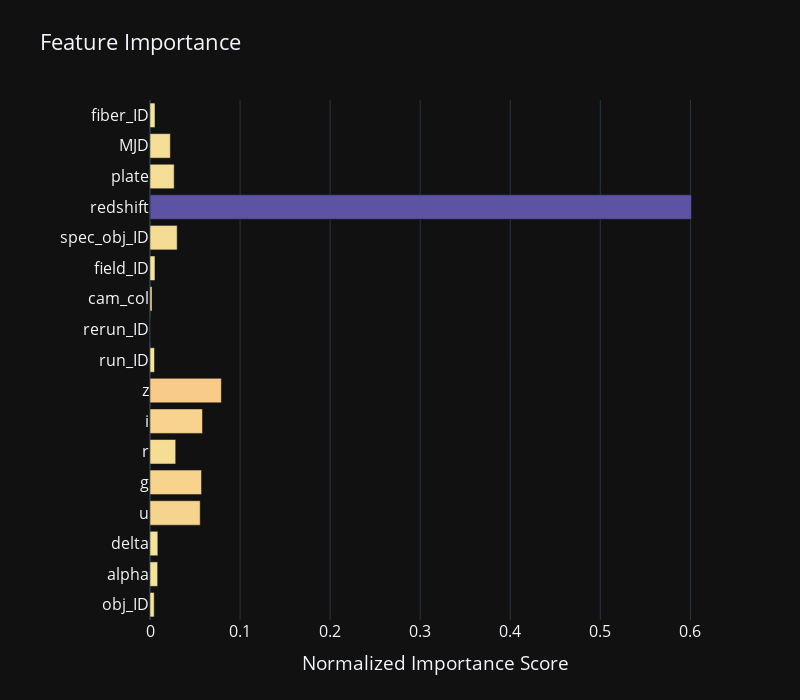

Notebook source saved alongside this figure:
### Code cell
import plotly.graph_objects as go

# Plot feature importance using plotly
fig = go.Figure()
colorscale = 'Sunset'

fig.add_trace(go.Bar(
    x=importance_scores_normalized,
    y=X.columns,
    orientation='h',
    marker=dict(
        color=importance_scores_normalized,
        colorscale=colorscale
    )
))

fig.update_layout(
    title='Feature Importance',
    xaxis=dict(title='Normalized Importance Score'),
    width=800,
    height=700,
    font=dict(size=16),# Adjust the font size here
    margin=dict(l=150),
)

fig.write_html(f'{plots_path}/feature_importance.html')
fig.show()

### Figure 1 — Plotly figure (JSON) as saved in the notebook; plotly's stock layout.template omitted (floating-point values rounded to 4 significant figures)
{"data": [{"marker": {"color": [0.004671, 0.008499, 0.00869, 0.05573, 0.0572, 0.02854, 0.05828, 0.07926, 0.004997, 0.0, 0.002247, 0.00552, 0.03016, 0.6012, 0.02685, 0.02258, 0.005576], "colorscale": [[0.0, "rgb(243, 231, 155)"], [0.1667, "rgb(250, 196, 132)"], [0.3333, "rgb(248, 160, 126)"], [0.5, "rgb(235, 127, 134)"], [0.6667, "rgb(206, 102, 147)"], [0.8333, "rgb(160, 89, 160)"], [1.0, "rgb(92, 83, 165)"]]}, "orientation": "h", "x": [0.004671, 0.008499, 0.00869, 0.05573, 0.0572, 0.02854, 0.05828, 0.07926, 0.004997, 0.0, 0.002247, 0.00552, 0.03016, 0.6012, 0.02685, 0.02258, 0.005576], "y": ["obj_ID", "alpha", "delta", "u", "g", "r", "i", "z", "run_ID", "rerun_ID", "cam_col", "field_ID", "spec_obj_ID", "redshift", "plate", "MJD", "fiber_ID"], "type": "bar"}], "layout": {"font": {"size": 16}, "margin": {"l": 150}, "title": {"text": "Feature Importance"}, "xaxis": {"title": {"text": "Normalized Importance Score"}}, "width": 800, "height": 700}}
